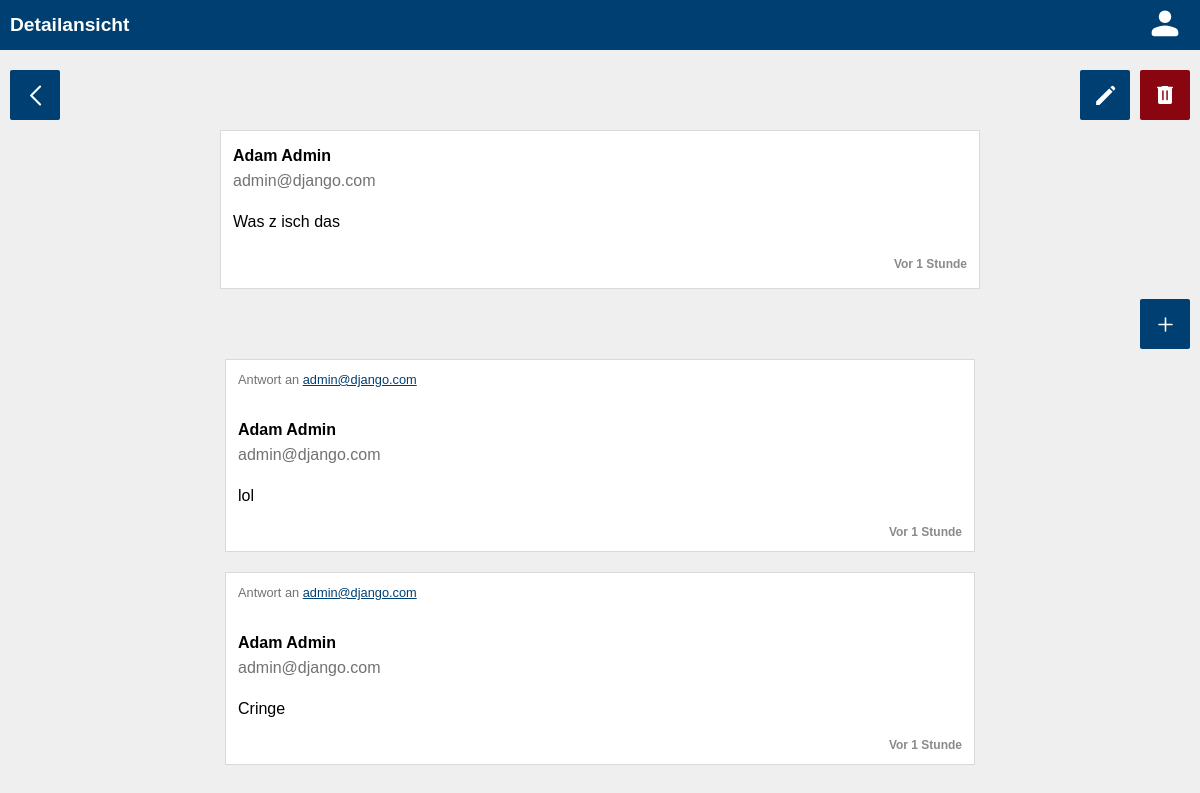
The app's page /feeds/67 (signed in) with its own data.
### feeds/models.py (models this page shows, shortened)
class Feed(models.Model):
    text = models.TextField(max_length=200)
    published_date = models.DateTimeField(auto_now_add=True, verbose_name=_("Veröffentlicht"))
    author = models.ForeignKey(
        User,
        on_delete=models.CASCADE,
        related_name="feeds",
    )
    def time_since_published(self):
        now = timezone.now()
        diff = now - self.published_date
        if diff.days >= 365:
            count = diff.days // 365
            return _("Vor {count} Jahr{plural}").format(count=count, plural=_('e') if count > 1 else '')
        elif diff.days >= 30:
            count = diff.days // 30
            return _("Vor {count} Monat{plural}").format(count=count, plural=_('e') if count > 1 else '')
        elif diff.days > 0:
            return _("Vor {count} Tag{plural}").format(count=diff.days, plural=_('e') if diff.days > 1 else '')
        elif diff.seconds >= 3600:
            count = diff.seconds // 3600
            return _("Vor {count} Stunde{plural}").format(count=count, plural=_('n') if count > 1 else '')
        elif diff.seconds >= 60:
            count = diff.seconds // 60
            return _("Vor {count} Minute{plural}").format(count=count, plural=_('n') if count > 1 else '')
        else:
            return _("Gerade eben")
    class Meta:
        ordering = ["-published_date", "-id"]

### authentication/models.py (models this page shows)
class User(AbstractUser):
    first_name = models.CharField(max_length=100, verbose_name=_("Vorname"))
    last_name = models.CharField(max_length=100, verbose_name=_("Nachname"))
    username = models.EmailField(unique=True, verbose_name="Benutzername")
    email = models.EmailField(unique=True, verbose_name="E-Mail Adresse")
    USERNAME_FIELD = "email"
    REQUIRED_FIELDS = ["username"]
    birthdate = models.DateField(null=True, verbose_name=_("Geburtsdatum"))
    verified = models.BooleanField(null=True)

### commentary/models.py (models this page shows, shortened)
class Commentary(models.Model):
    text = models.TextField(max_length=200, verbose_name=_("Inhalt"))
    feed = models.ForeignKey(Feed, on_delete=models.CASCADE, related_name="commentaries")
    published_date = models.DateTimeField(auto_now_add=True, verbose_name=_("Veröffentlicht"))
    author = models.ForeignKey(User, on_delete=models.CASCADE, related_name="commentaries")
    def time_since_published(self):
        now = timezone.now()
        diff = now - self.published_date
        if diff.days >= 365:
            count = diff.days // 365
            return _("Vor {count} Jahr{plural}").format(count=count, plural=_('e') if count > 1 else '')
        elif diff.days >= 30:
            count = diff.days // 30
            return _("Vor {count} Monat{plural}").format(count=count, plural=_('e') if count > 1 else '')
        elif diff.days > 0:
            return _("Vor {count} Tag{plural}").format(count=diff.days, plural=_('e') if diff.days > 1 else '')
        elif diff.seconds >= 3600:
            count = diff.seconds // 3600
            return _("Vor {count} Stunde{plural}").format(count=count, plural=_('n') if count > 1 else '')
        elif diff.seconds >= 60:
            count = diff.seconds // 60
            return _("Vor {count} Minute{plural}").format(count=count, plural=_('n') if count > 1 else '')
        else:
            return _("Gerade eben")
    class Meta:
        ordering = ["-published_date", "-id"]

### feeds/views.py (the view)
# urls.py: path("feeds/<int:pk>", FeedView.as_view(), name="feed"),
class FeedView(generic.DetailView):
    model = Feed
    template_name = "feeds/feed.html"

### feeds/templates/feeds/feed.html (shortened to what this page needs)
{% load static %}
{% load i18n %}
<!DOCTYPE html>
<html lang="en">
<head>
    <link rel="stylesheet" href="{% static 'global.css' %}">
    <link rel="stylesheet" href="{% static 'header.css' %}">
    <link rel="stylesheet" href="{% static 'style.css' %}">
    <link rel="stylesheet" href="{% static 'feeds.css' %}">
</head>
<body>
<header>
    <div class="grid-header">
        <h1 class="title">{% translate "Detailansicht" %}</h1>
        <div class="profile">
            <a href="{% url 'user' request.user.id %}"><img src="{% static 'svgs/account.svg' %}" height="40px"/></a>
        </div>
    </div>
</header>
<main>
    {% if request.user.id == feed.author.id or perms.feeds.view_feed %}
        <div class="grid-buttons grid-buttons-detail">
            <a href="{% url 'feeds' %}" class="crud-button back">
                <img src="{% static 'svgs/back.svg' %}" height="25px"/>
            </a>
            {% if request.user.id == feed.author.id or perms.feeds.change_feed %}
                <a href="{% url 'feed_update' feed.id %}" class="crud-button update">
                    <img src="{% static 'svgs/edit.svg' %}" height="25px"/>
                </a>
            {% endif %}
            {% if request.user.id == feed.author.id or perms.feeds.delete_feed %}
                <form class="delete" action="{% url 'feed_delete' feed.id %}" method="post">
                    <input type="image" src="{% static 'svgs/delete.svg' %}" value=""/>
                </form>
            {% endif %}
        </div>
        <div class="card feed">
            <a href="{% url 'user' feed.author.id %}" class="author">
                <div class="fulname-container">
                    {% if feed.author.first_name != "" and feed.author.last_name != "" %}
                        <p class="fulname">{{ feed.author.first_name }} {{ feed.author.last_name }}</p>
                    {% else %}
                        <p class="fulname">Unknown</p>
                    {% endif %}
                </div>
                <p class="email">{{ feed.author.email }}</p>
            </a>
            <div class="text">
                <p>{{ feed.text }}</p>
            </div>
            <div class="published">
                <p>{{ feed.time_since_published }}</p>
            </div>
        </div>
        {% if perms.commentary.view_commentary %}
            <div class="grid-buttons grid-buttons-home">
                {% if request.user.id == feed.author.id or perms.commentary.add_commentary %}
                    <a href="{% url 'commentary_create' feed.id %}" class="crud-button create">
                        <img src="{% static 'svgs/add.svg' %}" height="25px"/>
                    </a>
                {% endif %}
            </div>
            <div class="grid-commentaries">
                {% for commentary in feed.commentaries.all %}
                    <a href={% url 'commentary' commentary.id %}>
                        <div class="card commentary">
                            <div class="answer">
                                <p>Antwort an <span class="answer-email">{{ commentary.feed.author.email }}</span></p>
                            </div>
                            <div class="author">
                                <div class="fulname-container">
                                    {% if commentary.author.first_name != "" and commentary.author.last_name != "" %}
                                        <p class="fulname">{{ commentary.author.first_name }} {{ commentary.author.last_name }}</p>
                                    {% else %}
                                        <p class="fulname">Unknown</p>
                                    {% endif %}
                                </div>
                                <p class="email">{{ commentary.author.email }}</p>
                            </div>
                            <div class="text">
                                <p>{{ commentary.text }}</p>
                            </div>
                            <div class="published">
                                <p>{{ commentary.time_since_published }}</p>
                            </div>
                        </div>
                    </a>
                {% endfor %}
            </div>
        {% endif %}
    {% else %}
        <div class="no-perm">
            <p>Zugriff verweigert</p>
        </div>
    {% endif %}
</main>

### authentication/static/global.css (style rules this page uses)
* { margin: 0; padding: 0; font-family: "Quicksand-Regular", sans-serif; }
html, body { height: 100%; background-color: #EFEFEF; }
main { position: relative; padding: 10px; }
a { color: #003f72; text-decoration: none; }

### authentication/static/header.css (style rules this page uses)
header { height: 50px; background-color: #003f72; color: white; font-weight: bold; padding: 0 10px; }
.grid-header { display: grid; grid-template-rows: 50px; grid-template-columns: 1fr 50px; grid-template-areas: "title profile"; }
header .title { grid-area: title; font-size: 1.2rem; display: flex; align-items: center; }
.profile { grid-area: profile; display: flex; justify-content: center; align-items: center; filter: invert(); }
.profile a { justify-content: center; align-items: center; }

### authentication/static/style.css (style rules this page uses)
.card { border-color: #d9d9d9; border-width: 1px; border-style: solid; background-color: white; }
@media screen and (min-width: 520px) { main > .card { width: 500px; margin: 0 auto; } }
@media screen and (min-width: 520px) { main > .feed { width: 474px; } }
@media screen and (min-width: 770px) { main > .card { width: 750px; margin: 0 auto; } }
@media screen and (min-width: 770px) { main > .feed { width: 734px; } }

### feeds/static/feeds.css (style rules this page uses)
.grid-buttons { display: grid; grid-gap: 10px; grid-template-columns: 50px 1fr 50px 50px 50px; grid-template-rows: 50px; margin: 10px 0; }
.grid-buttons-home { grid-template-areas: ". . . . create"; }
.grid-buttons-detail { grid-template-areas: "back . . update delete"; }
.crud-button { cursor: pointer; display: flex; justify-content: center; align-items: center; color: white; font-size: 1.2rem; font-weight: bold; border-radius: 2px; }
.crud-button img { filter: invert(); }
.back { grid-area: back; background-color: #003f72; }
.delete { grid-area: delete; background-color: #890611; border-radius: 2px; }
.delete input { grid-area: input; width: 24px; height: 24px; padding: 13px; border-width: 0; color: white; font-size: 1.2rem; font-weight: bold; cursor: pointer; display: flex; background-color: transparent; filter: invert(); }
.update { grid-area: update; background-color: #003f72; }
.create { grid-area: create; background-color: #003f72; }
.feed { display: grid; grid-gap: 20px; grid-template-columns: 1fr; grid-template-rows: 50px 1fr 25px; grid-template-areas: "author" "text" "published"; padding: 12px; }
.feed a, .feed p, .commentary a, .commentary p { text-decoration: none; color: black; word-break: break-word; }
.feed .author { grid-area: author; display: grid; grid-template-rows: 1fr 1fr; grid-template-columns: 1fr 25px; grid-template-areas: "fulname-container" "email"; }
.author .fulname-container { font-weight: bold; grid-area: fulname-container; display: flex; align-items: center; }
.fulname { margin: 0 5px 0 0; }
.author .email { grid-area: email; display: flex; align-items: center; color: #727272 }
.feed .text { grid-area: text; }
.feed .published, .commentary .published { grid-area: published; display: flex; justify-content: right; align-items: center; font-size: 0.75rem; font-weight: bold; }
.feed .published p, .commentary .published p { color: #8a8a8a; }
.grid-commentaries { display: grid; color: #727272; grid-gap: 20px; }
.commentary { display: grid; grid-gap: 20px; grid-template-columns: 1fr; grid-template-rows: 25px 50px 1fr; grid-template-areas: "answer" "author" "text" "published"; padding: 12px; }
.commentary .author { grid-area: author; display: grid; grid-template-rows: 1fr 1fr; grid-template-columns: 1fr; grid-template-areas: "fulname-container" "email"; }
.commentary .answer { grid-area: answer; }
.answer { font-size: 0.8rem; }
.answer p { color: #727272 }
.answer .answer-email { text-decoration: underline; color: #003f72; }
@media screen and (min-width: 520px) { main > .grid-feeds, main > .grid-commentaries, main > .grid-warns { width: 500px; margin: 0 auto; } }
@media screen and (min-width: 770px) { main > .grid-feeds, main > .grid-commentaries, main > .grid-warns { width: 750px; } }

### records on screen
Feed: author.first_name "Adam", author.last_name "Admin", author.email "admin@django.com", text "Was z isch das", time_since_published "Vor 1 Stunde"
Commentary: feed.author.email "admin@django.com", author.first_name "Adam", author.last_name "Admin", author.email "admin@django.com", text "lol", time_since_published "Vor 1 Stunde"
Commentary: feed.author.email "admin@django.com", author.first_name "Adam", author.last_name "Admin", author.email "admin@django.com", text "Cringe", time_since_published "Vor 1 Stunde"
